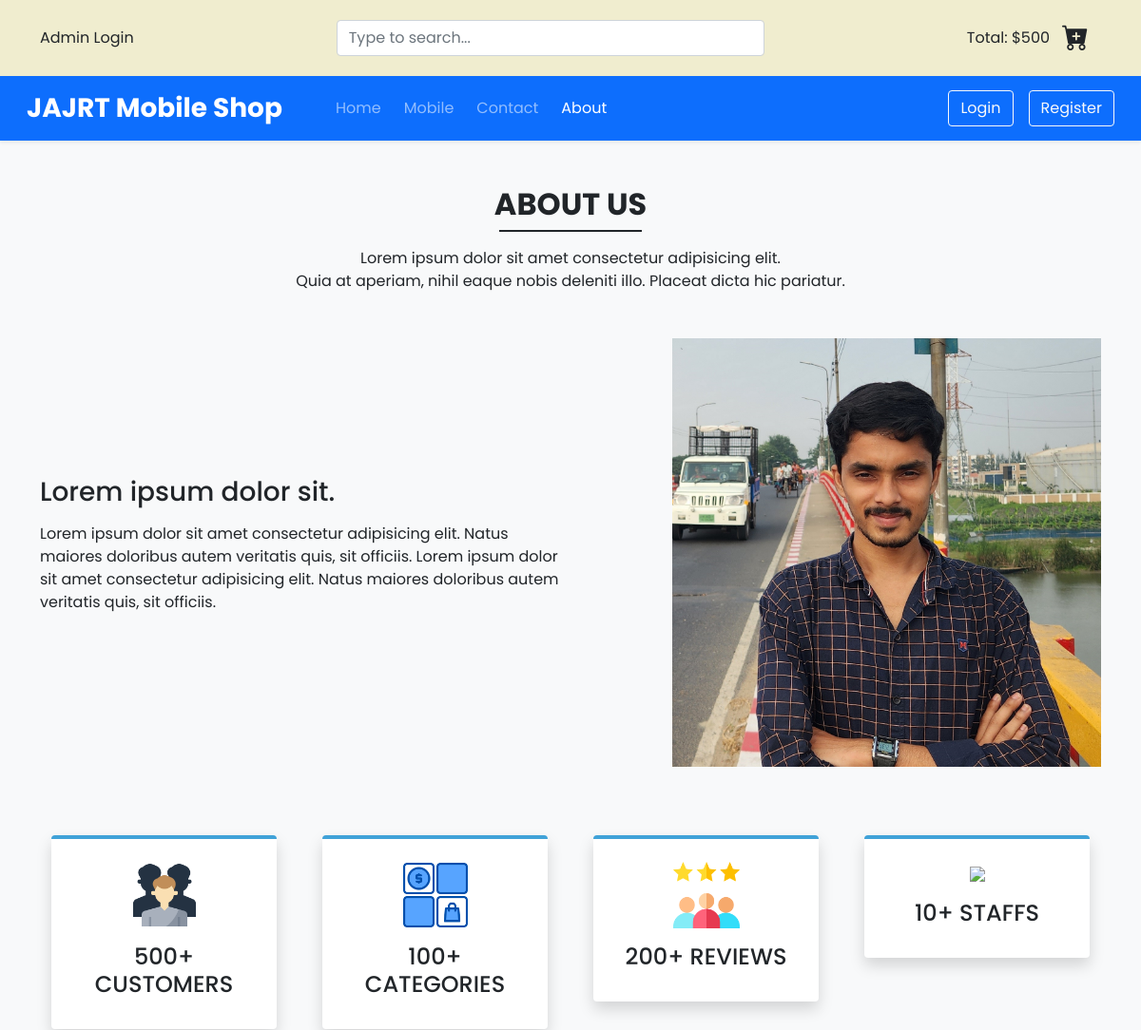
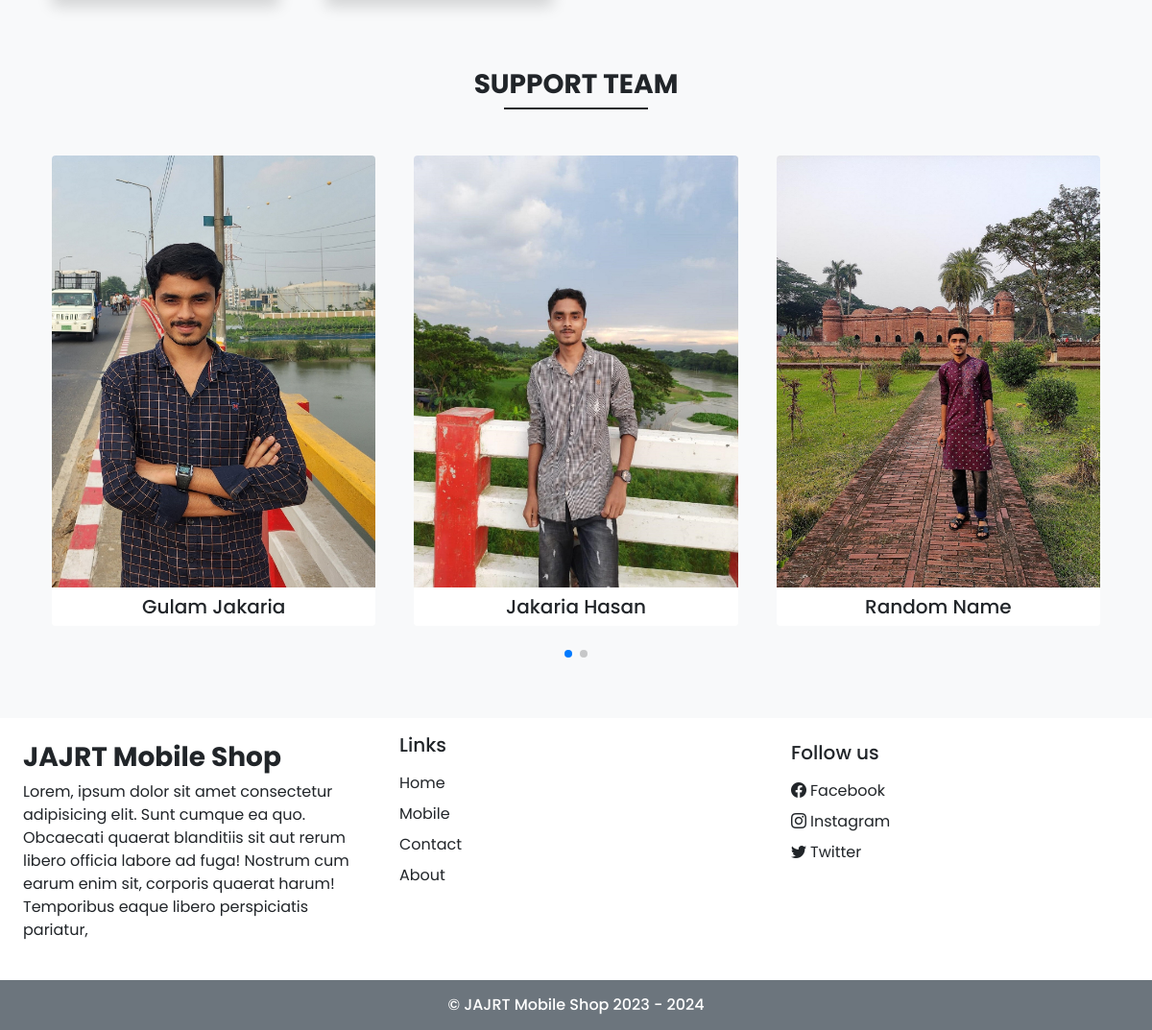
Page /about.php on the committed database (2 pictures, top to bottom).
### tables this page shows
CREATE TABLE `settings` (
  `sr_no` int(11) NOT NULL,
  `site_title` varchar(100) NOT NULL,
  `site_about` varchar(250) NOT NULL,
  `shutdown` tinyint(4) NOT NULL
);

CREATE TABLE `team_details` (
  `sr_no` int(11) NOT NULL,
  `name` varchar(50) NOT NULL,
  `picture` varchar(150) NOT NULL
);

### admin/inc/db_config.php (called while the page is built, shortened)
<?php
    function crud($qtype, $sql, $values, $datatypes){
        $con = $GLOBALS["con"];
        if ($stmt = $con->prepare($sql)) {
            $stmt->bind_param($datatypes, ...$values);
            if($stmt->execute()){
                if ($qtype === "select"){
                    $result = $stmt->get_result();
                    return $result;
                }else{
                    $result = $stmt->affected_rows;
                    $stmt->close();
                    return $result;
                }
            }else{
                $stmt->close();
                die("Query execution failed - ".$qtype);
            }
        }else {
            die("Query preparation failed - ".$qtype);
        }
    }
    function selectAll($table){
        $con = $GLOBALS["con"];
        $res = $con->query("SELECT * FROM $table");
        return $res;
    }
?>

### about.php (the view, shortened to what this page needs)
<!DOCTYPE html>
<html lang="en">
<head>
    <link rel="stylesheet" href="https://cdn.jsdelivr.net/npm/swiper@11/swiper-bundle.min.css"/>
    <?php require("inc/links.php"); ?>
</head>
<body class="bg-light">
    <?php require("inc/header.php"); ?>
    <div class="my-5 px-4">
        <h2 class="fw-bold text-center">ABOUT US</h2>
        <div class="h-line bg-dark"></div>
        <p class="text-center mt-3">Lorem ipsum dolor sit amet consectetur adipisicing elit. <br>
        Quia at aperiam, nihil eaque nobis deleniti illo. Placeat dicta hic pariatur.</p>
    </div>
    <div class="container">
        <div class="row justify-content-between align-items-center">
            <div class="col-lg-6 col-md-5 mb-4 order-lg-1 order-md-1 order-2">
                <h3 class="mb-3">Lorem ipsum dolor sit.</h3>
                <p>Lorem ipsum dolor sit amet consectetur adipisicing elit.
                Natus maiores doloribus autem veritatis quis, sit officiis.
                Lorem ipsum dolor sit amet consectetur adipisicing elit.
                Natus maiores doloribus autem veritatis quis, sit officiis.</p>
            </div>
            <div class="col-lg-5 col-md-5 mb-4 order-lg-2 order-md-2 order-1">
                <img src="images/about/about.jpg" class="w-100">
            </div>
        </div>
    </div>
    <div class="container mt-5">
        <div class="row">
            <div class="col-lg-3 col-md-6 mb-4 px-4">
                <div class="bg-white rounded shadow p-4 border-top border-4 text-center box">
                    <img src="images/about/customers.png" width="70px">
                    <h4 class="mt-3">500+ CUSTOMERS</h4>
                </div>
            </div>
            <div class="col-lg-3 col-md-6 mb-4 px-4">
                <div class="bg-white rounded shadow p-4 border-top border-4 text-center box">
                    <img src="images/about/categories.png" width="70px">
                    <h4 class="mt-3">100+ CATEGORIES</h4>
                </div>
            </div>
            <div class="col-lg-3 col-md-6 mb-4 px-4">
                <div class="bg-white rounded shadow p-4 border-top border-4 text-center box">
                    <img src="images/about/reviews.png" width="70px">
                    <h4 class="mt-3">200+ REVIEWS</h4>
                </div>
            </div>
            <div class="col-lg-3 col-md-6 mb-4 px-4">
                <div class="bg-white rounded shadow p-4 border-top border-4 text-center box">
                    <img src="images/about/staffs.png" width="70px">
                    <h4 class="mt-3">10+ STAFFS</h4>
                </div>
            </div>
        </div>
    </div>
    <h3 class="fw-bold text-center mt-5">SUPPORT TEAM</h3>
    <div class="h-line bg-dark mb-5"></div>
    <div class="container px-4">
        <div class="swiper mySwiper">
            <div class="swiper-wrapper mb-5">
                <?php
                    $res = selectAll("team_details");
                    $path = ABOUT_IMG_PATH;
                    while($row = $res->fetch_assoc()){
                        echo<<<data
                        <div class="swiper-slide bg-white text-center overflow-hidden rounded">
                            <img src="$path$row[picture]" class="w-100">
                            <h5 class="mt-2">$row[name]</h5>
                        </div>
                        data;
                    }
                ?>
            </div>
            <div class="swiper-pagination"></div>
        </div>
    </div>
    <?php require("inc/footer.php"); ?>
</body>
</html>

### inc/header.php (shortened to what this page needs)
<div class="container-fluid" style="background: var(--c_color2)">
    <div class="container p-2">
        <div class="d-flex justify-content-between align-items-center p-1">
            <div>
                <a href="admin/index.php" class="text-decoration-none text-dark">Admin Login</a>
            </div>
            <div class="">
                <input style="width: 450px;" type="text" oninput="search_mobile(this.value)" class="form-control dropdown-toggle shadow-none" id="searchDropdown" data-bs-toggle="dropdown"  placeholder="Type to search...">
            </div>
            <div class="cart">
                <div class="d-flex align-items-center">
                    <span class="fs-6">Total: $500</span>
                    <div class="dropdown">
                        <a href="#" class="btn dropdown-toggle shadow-none"  id="cartDropdown" data-bs-toggle="dropdown">
                            <i class="bi bi-cart-plus-fill fs-3"></i>
                        </a>
                    </div>
                </div>
            </div>
        </div>
    </div>
</div>
<nav id="nav-bar" class="navbar navbar-expand-lg navbar-dark bg-primary px-lg-3 py-lg-2 shadow-sm sticky-top">
    <div class="container-fluid">
        <a class="navbar-brand me-5 fw-bold fs-3" href="index.php"><?php echo $settings_r["site_title"]; ?></a>
        <div class="collapse navbar-collapse" id="navbarSupportedContent">
            <ul class="navbar-nav me-auto mb-2 mb-lg-0">
                <li class="nav-item me-2"><a class="nav-link" href="index.php">Home</a></li>
                <li class="nav-item me-2"><a class="nav-link" href="mobile.php">Mobile</a></li>
                <li class="nav-item me-2"><a class="nav-link" href="contact.php">Contact</a></li>
                <li class="nav-item"><a class="nav-link" href="about.php">About</a></li>
            </ul>
            <div class="d-flex">
                <?php
                    if(isset($_SESSION["login"]) && $_SESSION["login"] == true){
                        $path = USERS_IMG_PATH;
                        echo<<<data
                        <div class="btn-group">
                            <button type="button" class="btn btn-outline-light shadow-none dropdown-toggle" data-bs-toggle="dropdown" data-bs-display="static" aria-expanded="false">
                            <img src="$path$_SESSION[uPic]" style="width: 25px; height: 25px;" class="me-1 rounded-circle"/>
                                $_SESSION[uName]
                            </button>
                            <ul class="dropdown-menu dropdown-menu-lg-end">
                                <li><a class="dropdown-item" href="profile.php">Profile</a></li>
                                <li><a class="dropdown-item" href="order.php">Order</a></li>
                                <li><a class="dropdown-item" href="logout.php">Logout</a></li>
                            </ul>
                        </div>
                        data;
                    }else{
                        echo<<<data
                        <button type="button" class="btn btn-outline-light shadow-none me-lg-3 me-2" data-bs-toggle="modal" data-bs-target="#loginModal">Login</button>
                        <button type="button" class="btn btn-outline-light shadow-none" data-bs-toggle="modal" data-bs-target="#registerModal">Register</button>
                        data;
                    }
                ?>
            </div>
        </div>
    </div>
</nav>

### inc/footer.php (shortened to what this page needs)
<div class="container-fluid bg-white mt-5">
    <div class="row">
        <div class="col-lg-4 p-4">
            <h3 class="fw-bold fs-3 mb-2"><?php echo $settings_r["site_title"]; ?></h3>
            <p><?php echo $settings_r["site_about"]; ?></p>
        </div>
        <div class="col-lg-4 p-3">
            <h5 class="mb-3">Links</h5>
            <a href="index.php" class="d-inline-block mb-2 text-dark text-decoration-none">Home</a><br>
            <a href="mobile.php" class="d-inline-block mb-2 text-dark text-decoration-none">Mobile</a><br>
            <a href="contact.php" class="d-inline-block mb-2 text-dark text-decoration-none">Contact</a><br>
            <a href="about.php" class="d-inline-block mb-2 text-dark text-decoration-none">About</a>
        </div>
        <div class="col-lg-4 p-4">
            <h5 class="mb-3">Follow us</h5>
            <a href="<?php echo $contact_r['fb']; ?>" class="d-inline-block text-dark text-decoration-none mb-2"><i class="bi bi-facebook me-1"></i>Facebook</a><br>
            <?php
                if($contact_r["insta"] != ""){
                    echo<<<data
                    <a href="$contact_r[insta]" class="d-inline-block text-dark text-decoration-none mb-2"><i class="bi bi-instagram me-1"></i>Instagram</a><br>
                    data;
                }
                if($contact_r["tw"] != ""){
                    echo<<<data
                    <a href="$contact_r[tw]" class="d-inline-block text-dark text-decoration-none"><i class="bi bi-twitter me-1"></i>Twitter</a>
                    data;
                }
            ?>
        </div>
    </div>
</div>
<h6 class="text-center bg-secondary text-white p-3 m-0">&copy; JAJRT Mobile Shop 2023 - <?php echo date("Y"); ?> </h6>

### css/common.css (style rules this page uses)
:root { --c_color1: #40A2D8; --c_color2: #F0EDCF; }
* { font-family: 'Poppins', sans-serif; }
.h-line { width: 150px; margin: 0 auto; height: 1.7px; }
.dropdown-toggle::after { display: none; }

### about.php (style rules this page uses)
.box { border-top-color: var(--c_color1) !important; }

### rows in the picture
settings: site_title "JAJRT Mobile Shop", site_about "Lorem, ipsum dolor sit amet consectetur adipisicing elit. Sunt cumque ea quo. Obcaecati quaerat blanditiis sit aut rerum libero officia labore ad fuga! Nostrum cum earum enim sit, corporis quaerat harum! Temporibus eaque libero perspiciatis pariatur,"
team_details: picture (picture), name "Gulam Jakaria"
team_details: picture (picture), name "Jakaria Hasan"
team_details: picture (picture), name "Random Name"
